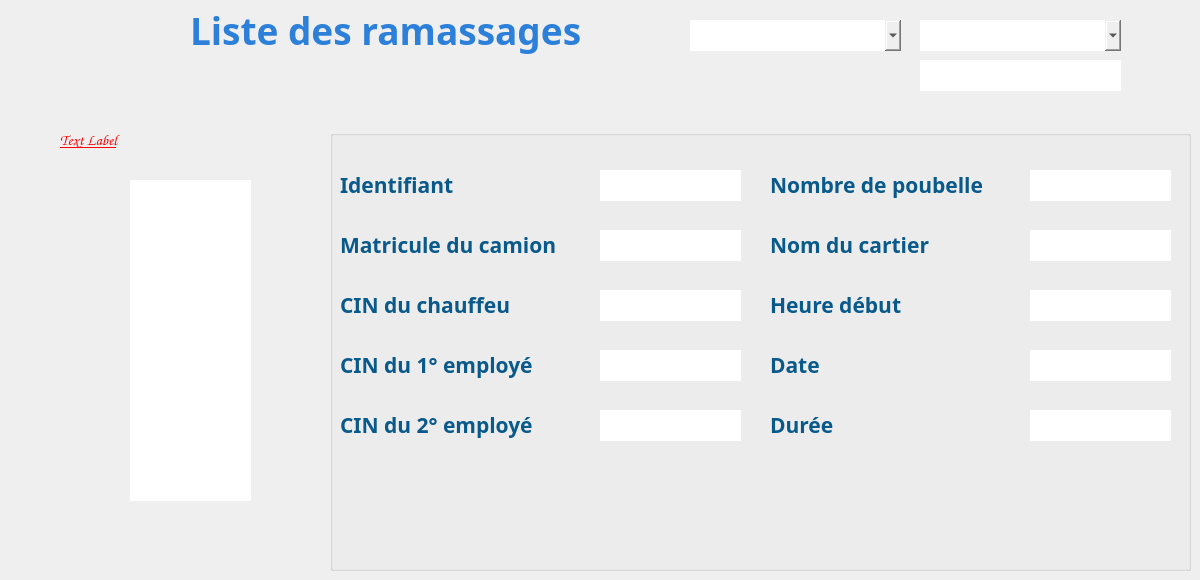
      <widget class="QWidget" name="Consulter_Ramas">
       <property name="styleSheet">
        <string notr="true">#Consulter_Ramas {
background-color: transparent;
border-image: url(:back2.jpg);
background: none;
border: none;
background-repeat: none;
}
</string>
       </property>
       <widget class="QPushButton" name="pushButton">
        <property name="geometry">
         <rect>
          <x>20</x>
          <y>510</y>
          <width>151</width>
          <height>51</height>
         </rect>
        </property>
        <property name="styleSheet">
         <string notr="true">#pushButton {
background-color: transparent;
border-image: url(:Ajouter.png);
background: none;
border: none;
background-repeat: none;
}
</string>
        </property>
        <property name="text">
         <string/>
        </property>
       </widget>
       <widget class="QLabel" name="label_17">
        <property name="geometry">
         <rect>
          <x>190</x>
          <y>-10</y>
          <width>541</width>
          <height>81</height>
         </rect>
        </property>
        <property name="font">
         <font>
          <family>Segoe Print</family>
         </font>
        </property>
        <property name="styleSheet">
         <string notr="true">#label_16 {
background-color: transparent;
background: none;
border: none;
background-repeat: none;
}
</string>
        </property>
        <property name="text">
         <string>&lt;html&gt;&lt;head/&gt;&lt;body&gt;&lt;p&gt;&lt;span style=&quot; font-size:28pt; font-weight:600; color:#2d80d9;&quot;&gt;Liste des ramassages&lt;/span&gt;&lt;/p&gt;&lt;/body&gt;&lt;/html&gt;</string>
        </property>
        <property name="textFormat">
         <enum>Qt::AutoText</enum>
        </property>
        <property name="scaledContents">
         <bool>false</bool>
        </property>
       </widget>
       <widget class="QPushButton" name="pushButton_Menu_Environ_Aff">
        <property name="geometry">
         <rect>
          <x>10</x>
          <y>0</y>
          <width>41</width>
          <height>41</height>
         </rect>
        </property>
        <property name="styleSheet">
         <string notr="true">#pushButton_Menu_Environ_Aff {
background-color: transparent;
border-image: url(:Menu.png);
background: none;
border: none;
background-repeat: none;
}
</string>
        </property>
        <property name="text">
         <string/>
        </property>
       </widget>
       <widget class="QPushButton" name="pushButton_Close_Envir_2">
        <property name="geometry">
         <rect>
          <x>1130</x>
          <y>10</y>
          <width>31</width>
          <height>31</height>
         </rect>
        </property>
        <property name="styleSheet">
         <string notr="true">#pushButton_Close_Envir_2 {
background-color: transparent;
border-image: url(:close.png);
background: none;
border: none;
background-repeat: none;
}
</string>
        </property>
        <property name="text">
         <string/>
        </property>
       </widget>
       <widget class="QLineEdit" name="lineEdit_recherche_R">
        <property name="geometry">
         <rect>
          <x>920</x>
          <y>60</y>
          <width>201</width>
          <height>31</height>
         </rect>
        </property>
        <property name="font">
         <font>
          <family>Javanese Text</family>
          <pointsize>9</pointsize>
         </font>
        </property>
        <property name="styleSheet">
         <string notr="true">#lineEdit_recherche_R{
background-color: transparent;
border-image: url(:champs.png);
background: none;
border: none;
background-repeat: none;
}
</string>
        </property>
        <property name="text">
         <string/>
        </property>
       </widget>
       <widget class="QGroupBox" name="groupBox_2">
        <property name="geometry">
         <rect>
          <x>330</x>
          <y>130</y>
          <width>861</width>
          <height>441</height>
         </rect>
        </property>
        <property name="font">
         <font>
          <family>Segoe Print</family>
          <pointsize>15</pointsize>
         </font>
        </property>
        <property name="title">
         <string/>
        </property>
        <widget class="QLineEdit" name="lineEdit_ID_Ramas_Aff">
         <property name="geometry">
          <rect>
           <x>270</x>
           <y>40</y>
           <width>141</width>
           <height>31</height>
          </rect>
         </property>
         <property name="font">
          <font>
           <family>Javanese Text</family>
           <pointsize>12</pointsize>
          </font>
         </property>
         <property name="styleSheet">
          <string notr="true">#lineEdit_ID_Ramas_Aff{
background-color: transparent;
border-image: url(:champs.png);
background: none;
border: none;
background-repeat: none;
}
</string>
         </property>
         <property name="alignment">
          <set>Qt::AlignCenter</set>
         </property>
         <property name="readOnly">
          <bool>true</bool>
         </property>
         <property name="clearButtonEnabled">
          <bool>false</bool>
         </property>
        </widget>
        <widget class="QLineEdit" name="lineEdit_Matricule_Aff">
         <property name="geometry">
          <rect>
           <x>270</x>
           <y>100</y>
           <width>141</width>
           <height>31</height>
          </rect>
         </property>
         <property name="font">
          <font>
           <family>Javanese Text</family>
           <pointsize>12</pointsize>
          </font>
         </property>
         <property name="styleSheet">
          <string notr="true">#lineEdit_Matricule_Aff{
background-color: transparent;
border-image: url(:champs.png);
background: none;
border: none;
background-repeat: none;
}
</string>
         </property>
         <property name="alignment">
          <set>Qt::AlignCenter</set>
         </property>
         <property name="readOnly">
          <bool>true</bool>
         </property>
         <property name="clearButtonEnabled">
          <bool>false</bool>
         </property>
        </widget>
        <widget class="QLineEdit" name="lineEdit_IDChauffeur_Aff">
         <property name="geometry">
          <rect>
           <x>270</x>
           <y>160</y>
           <width>141</width>
           <height>31</height>
          </rect>
         </property>
         <property name="font">
          <font>
           <family>Javanese Text</family>
           <pointsize>12</pointsize>
          </font>
         </property>
         <property name="styleSheet">
          <string notr="true">#lineEdit_IDChauffeur_Aff{
background-color: transparent;
border-image: url(:champs.png);
background: none;
border: none;
background-repeat: none;
}
</string>
         </property>
         <property name="alignment">
          <set>Qt::AlignCenter</set>
         </property>
         <property name="readOnly">
          <bool>true</bool>
         </property>
         <property name="clearButtonEnabled">
          <bool>false</bool>
         </property>
        </widget>
        <widget class="QLineEdit" name="lineEdit_IDEmploye1_Aff">
         <property name="geometry">
          <rect>
           <x>270</x>
           <y>220</y>
           <width>141</width>
           <height>31</height>
          </rect>
         </property>
         <property name="font">
          <font>
           <family>Javanese Text</family>
           <pointsize>12</pointsize>
          </font>
         </property>
         <property name="styleSheet">
          <string notr="true">#lineEdit_IDEmploye1_Aff{
background-color: transparent;
border-image: url(:champs.png);
background: none;
border: none;
background-repeat: none;
}
</string>
         </property>
         <property name="alignment">
          <set>Qt::AlignCenter</set>
         </property>
         <property name="readOnly">
          <bool>true</bool>
         </property>
         <property name="clearButtonEnabled">
          <bool>false</bool>
         </property>
        </widget>
        <widget class="QLineEdit" name="lineEdit_IDEmploye2_Aff">
         <property name="geometry">
          <rect>
           <x>270</x>
           <y>280</y>
           <width>141</width>
           <height>31</height>
          </rect>
         </property>
         <property name="font">
          <font>
           <family>Javanese Text</family>
           <pointsize>12</pointsize>
          </font>
         </property>
         <property name="styleSheet">
          <string notr="true">#lineEdit_IDEmploye2_Aff{
background-color: transparent;
border-image: url(:champs.png);
background: none;
border: none;
background-repeat: none;
}
</string>
         </property>
         <property name="alignment">
          <set>Qt::AlignCenter</set>
         </property>
         <property name="readOnly">
          <bool>true</bool>
         </property>
         <property name="clearButtonEnabled">
          <bool>false</bool>
         </property>
        </widget>
        <widget class="QLabel" name="label_14">
         <property name="geometry">
          <rect>
           <x>10</x>
           <y>100</y>
           <width>241</width>
           <height>31</height>
          </rect>
         </property>
         <property name="palette">
          <palette>
           <active>
            <colorrole role="WindowText">
             <brush brushstyle="SolidPattern">
              <color alpha="255">
               <red>4</red>
               <green>7</green>
               <blue>62</blue>
              </color>
             </brush>
            </colorrole>
           </active>
           <inactive>
            <colorrole role="WindowText">
             <brush brushstyle="SolidPattern">
              <color alpha="255">
               <red>4</red>
               <green>7</green>
               <blue>62</blue>
              </color>
             </brush>
            </colorrole>
           </inactive>
           <disabled>
            <colorrole role="WindowText">
             <brush brushstyle="SolidPattern">
              <color alpha="255">
               <red>120</red>
               <green>120</green>
               <blue>120</blue>
              </color>
             </brush>
            </colorrole>
           </disabled>
          </palette>
         </property>
         <property name="font">
          <font>
           <family>Corbel</family>
          </font>
         </property>
         <property name="text">
          <string>&lt;html&gt;&lt;head/&gt;&lt;body&gt;&lt;p&gt;&lt;span style=&quot; font-size:16pt; font-weight:600; color:#09598b;&quot;&gt;Matricule du camion&lt;/span&gt;&lt;/p&gt;&lt;/body&gt;&lt;/html&gt;</string>
         </property>
        </widget>
        <widget class="QLabel" name="label_55">
         <property name="geometry">
          <rect>
           <x>10</x>
           <y>160</y>
           <width>171</width>
           <height>31</height>
          </rect>
         </property>
         <property name="palette">
          <palette>
           <active>
            <colorrole role="WindowText">
             <brush brushstyle="SolidPattern">
              <color alpha="255">
               <red>4</red>
               <green>7</green>
               <blue>62</blue>
              </color>
             </brush>
            </colorrole>
           </active>
           <inactive>
            <colorrole role="WindowText">
             <brush brushstyle="SolidPattern">
              <color alpha="255">
               <red>4</red>
               <green>7</green>
               <blue>62</blue>
              </color>
             </brush>
            </colorrole>
           </inactive>
           <disabled>
            <colorrole role="WindowText">
             <brush brushstyle="SolidPattern">
              <color alpha="255">
               <red>120</red>
               <green>120</green>
               <blue>120</blue>
              </color>
             </brush>
            </colorrole>
           </disabled>
          </palette>
         </property>
         <property name="font">
          <font>
           <family>Corbel</family>
          </font>
         </property>
         <property name="text">
          <string>&lt;html&gt;&lt;head/&gt;&lt;body&gt;&lt;p&gt;&lt;span style=&quot; font-size:16pt; font-weight:600; color:#09598b;&quot;&gt;CIN du chauffeur &lt;/span&gt;&lt;/p&gt;&lt;/body&gt;&lt;/html&gt;</string>
         </property>
        </widget>
        <widget class="QLabel" name="label_56">
         <property name="geometry">
          <rect>
           <x>10</x>
           <y>220</y>
           <width>231</width>
           <height>31</height>
          </rect>
         </property>
         <property name="font">
          <font>
           <family>Corbel</family>
          </font>
         </property>
         <property name="text">
          <string>&lt;html&gt;&lt;head/&gt;&lt;body&gt;&lt;p&gt;&lt;span style=&quot; font-size:16pt; font-weight:600; color:#09598b;&quot;&gt;CIN du 1° employé&lt;/span&gt;&lt;/p&gt;&lt;/body&gt;&lt;/html&gt;</string>
         </property>
        </widget>
        <widget class="QLabel" name="label_57">
         <property name="geometry">
          <rect>
           <x>10</x>
           <y>280</y>
           <width>231</width>
           <height>31</height>
          </rect>
         </property>
         <property name="font">
          <font>
           <family>Corbel</family>
          </font>
         </property>
         <property name="text">
          <string>&lt;html&gt;&lt;head/&gt;&lt;body&gt;&lt;p&gt;&lt;span style=&quot; font-size:16pt; font-weight:600; color:#09598b;&quot;&gt;CIN du 2° employé&lt;/span&gt;&lt;/p&gt;&lt;/body&gt;&lt;/html&gt;</string>
         </property>
        </widget>
        <widget class="QLabel" name="label_59">
         <property name="geometry">
          <rect>
           <x>440</x>
           <y>220</y>
           <width>151</width>
           <height>31</height>
          </rect>
         </property>
         <property name="font">
          <font>
           <family>Corbel</family>
           <pointsize>12</pointsize>
          </font>
         </property>
         <property name="text">
          <string>&lt;html&gt;&lt;head/&gt;&lt;body&gt;&lt;p&gt;&lt;span style=&quot; font-size:16pt; font-weight:600; color:#09598b;&quot;&gt;Date &lt;/span&gt;&lt;/p&gt;&lt;/body&gt;&lt;/html&gt;</string>
         </property>
        </widget>
        <widget class="QLabel" name="label_18">
         <property name="geometry">
          <rect>
           <x>440</x>
           <y>40</y>
           <width>241</width>
           <height>31</height>
          </rect>
         </property>
         <property name="font">
          <font>
           <family>Corbel</family>
           <pointsize>12</pointsize>
          </font>
         </property>
         <property name="text">
          <string>&lt;html&gt;&lt;head/&gt;&lt;body&gt;&lt;p&gt;&lt;span style=&quot; font-size:16pt; font-weight:600; color:#09598b;&quot;&gt;Nombre de poubelle&lt;/span&gt;&lt;/p&gt;&lt;/body&gt;&lt;/html&gt;</string>
         </property>
        </widget>
        <widget class="QLabel" name="label_19">
         <property name="geometry">
          <rect>
           <x>440</x>
           <y>100</y>
           <width>221</width>
           <height>31</height>
          </rect>
         </property>
         <property name="font">
          <font>
           <family>Corbel</family>
           <pointsize>12</pointsize>
          </font>
         </property>
         <property name="text">
          <string>&lt;html&gt;&lt;head/&gt;&lt;body&gt;&lt;p&gt;&lt;span style=&quot; font-size:16pt; font-weight:600; color:#09598b;&quot;&gt;Nom du cartier&lt;/span&gt;&lt;/p&gt;&lt;/body&gt;&lt;/html&gt;</string>
         </property>
        </widget>
        <widget class="QLineEdit" name="lineEdit_Date_Aff">
         <property name="geometry">
          <rect>
           <x>700</x>
           <y>220</y>
           <width>141</width>
           <height>31</height>
          </rect>
         </property>
         <property name="font">
          <font>
           <family>Javanese Text</family>
           <pointsize>12</pointsize>
          </font>
         </property>
         <property name="contextMenuPolicy">
          <enum>Qt::NoContextMenu</enum>
         </property>
         <property name="styleSheet">
          <string notr="true">#lineEdit_Date_Aff{
background-color: transparent;
border-image: url(:champs.png);
background: none;
border: none;
background-repeat: none;
}
</string>
         </property>
         <property name="alignment">
          <set>Qt::AlignCenter</set>
         </property>
         <property name="readOnly">
          <bool>true</bool>
         </property>
         <property name="clearButtonEnabled">
          <bool>false</bool>
         </property>
        </widget>
        <widget class="QLineEdit" name="lineEdit_NomCartier_Aff">
         <property name="geometry">
          <rect>
           <x>700</x>
           <y>100</y>
           <width>141</width>
           <height>31</height>
          </rect>
         </property>
         <property name="font">
          <font>
           <family>Javanese Text</family>
           <pointsize>12</pointsize>
          </font>
         </property>
         <property name="cursor">
          <cursorShape>IBeamCursor</cursorShape>
         </property>
         <property name="styleSheet">
          <string notr="true">#lineEdit_NomCartier_Aff{
background-color: transparent;
border-image: url(:champs.png);
background: none;
border: none;
background-repeat: none;
}
</string>
         </property>
         <property name="alignment">
          <set>Qt::AlignCenter</set>
         </property>
         <property name="readOnly">
          <bool>true</bool>
         </property>
         <property name="clearButtonEnabled">
          <bool>false</bool>
         </property>
        </widget>
        <widget class="QLineEdit" name="lineEdit_HeureDebut_Aff">
         <property name="geometry">
          <rect>
           <x>700</x>
           <y>160</y>
           <width>141</width>
           <height>31</height>
          </rect>
         </property>
         <property name="font">
          <font>
           <family>Javanese Text</family>
           <pointsize>12</pointsize>
          </font>
         </property>
         <property name="styleSheet">
          <string notr="true">#lineEdit_HeureDebut_Aff{
background-color: transparent;
border-image: url(:champs.png);
background: none;
border: none;
background-repeat: none;
}
</string>
         </property>
         <property name="alignment">
          <set>Qt::AlignCenter</set>
         </property>
         <property name="readOnly">
          <bool>true</bool>
         </property>
         <property name="clearButtonEnabled">
          <bool>false</bool>
         </property>
        </widget>
        <widget class="QLineEdit" name="lineEdit_NbPoubelle_Aff">
         <property name="geometry">
          <rect>
           <x>700</x>
           <y>40</y>
           <width>141</width>
           <height>31</height>
          </rect>
         </property>
         <property name="font">
          <font>
           <family>Javanese Text</family>
           <pointsize>12</pointsize>
          </font>
         </property>
         <property name="styleSheet">
          <string notr="true">#lineEdit_NbPoubelle_Aff{
background-color: transparent;
border-image: url(:champs.png);
background: none;
border: none;
background-repeat: none;
}
</string>
         </property>
         <property name="alignment">
          <set>Qt::AlignCenter</set>
         </property>
         <property name="readOnly">
          <bool>true</bool>
         </property>
         <property name="clearButtonEnabled">
          <bool>false</bool>
         </property>
        </widget>
        <widget class="QLabel" name="label_12">
         <property name="geometry">
          <rect>
           <x>440</x>
           <y>160</y>
           <width>161</width>
           <height>31</height>
          </rect>
         </property>
         <property name="font">
          <font>
           <family>Corbel</family>
           <pointsize>12</pointsize>
          </font>
         </property>
         <property name="text">
          <string>&lt;html&gt;&lt;head/&gt;&lt;body&gt;&lt;p&gt;&lt;span style=&quot; font-size:16pt; font-weight:600; color:#09598b;&quot;&gt;Heure début&lt;/span&gt;&lt;/p&gt;&lt;/body&gt;&lt;/html&gt;</string>
         </property>
        </widget>
        <widget class="QLabel" name="label_60">
         <property name="geometry">
          <rect>
           <x>440</x>
           <y>280</y>
           <width>119</width>
           <height>31</height>
          </rect>
         </property>
         <property name="font">
          <font>
           <family>Corbel</family>
           <pointsize>12</pointsize>
          </font>
         </property>
         <property name="text">
          <string>&lt;html&gt;&lt;head/&gt;&lt;body&gt;&lt;p&gt;&lt;span style=&quot; font-size:16pt; font-weight:600; color:#09598b;&quot;&gt;Durée&lt;/span&gt;&lt;/p&gt;&lt;/body&gt;&lt;/html&gt;</string>
         </property>
        </widget>
        <widget class="QLineEdit" name="lineEdit_Duree_Aff">
         <property name="geometry">
          <rect>
           <x>700</x>
           <y>280</y>
           <width>141</width>
           <height>31</height>
          </rect>
         </property>
         <property name="font">
          <font>
           <family>Javanese Text</family>
           <pointsize>12</pointsize>
          </font>
         </property>
         <property name="styleSheet">
          <string notr="true">#lineEdit_Duree_Aff{
background-color: transparent;
border-image: url(:champs.png);
background: none;
border: none;
background-repeat: none;
}
</string>
         </property>
         <property name="alignment">
          <set>Qt::AlignCenter</set>
         </property>
         <property name="readOnly">
          <bool>true</bool>
         </property>
         <property name="clearButtonEnabled">
          <bool>false</bool>
         </property>
        </widget>
        <widget class="QPushButton" name="pushButton_MAJ_Ramas">
         <property name="geometry">
          <rect>
           <x>520</x>
           <y>320</y>
           <width>121</width>
           <height>121</height>
          </rect>
         </property>
         <property name="styleSheet">
          <string notr="true">#pushButton_MAJ_Ramas{
background-color: transparent;
border-image: none;
background: none;
border: none;
background-repeat: none;
}
</string>
         </property>
         <property name="text">
          <string/>
         </property>
        </widget>
        <widget class="QPushButton" name="pushButton_Delete_Ramas">
         <property name="geometry">
          <rect>
           <x>590</x>
           <y>320</y>
           <width>111</width>
           <height>111</height>
          </rect>
         </property>
         <property name="font">
          <font>
           <pointsize>47</pointsize>
          </font>
         </property>
         <property name="styleSheet">
          <string notr="true">#pushButton_Delete_Ramas{
background-color: transparent;
border-image:none; 
background: none;
border: none;
background-repeat: none;
}
</string>
         </property>
         <property name="text">
          <string/>
         </property>
        </widget>
        <widget class="QPushButton" name="pushButton_Print">
         <property name="geometry">
          <rect>
           <x>10</x>
           <y>330</y>
           <width>121</width>
           <height>101</height>
          </rect>
         </property>
         <property name="font">
          <font>
           <pointsize>47</pointsize>
          </font>
         </property>
         <property name="styleSheet">
          <string notr="true">#pushButton_Print{
background-color: transparent;
border-image:none; 
background: none;
border: none;
background-repeat: none;
}
</string>
         </property>
         <property name="text">
          <string/>
         </property>
        </widget>
        <widget class="QLabel" name="label_159">
         <property name="geometry">
          <rect>
           <x>10</x>
           <y>40</y>
           <width>131</width>
           <height>31</height>
          </rect>
         </property>
         <property name="palette">
          <palette>
           <active>
            <colorrole role="WindowText">
             <brush brushstyle="SolidPattern">
              <color alpha="255">
               <red>4</red>
               <green>7</green>
               <blue>62</blue>
              </color>
             </brush>
            </colorrole>
           </active>
           <inactive>
            <colorrole role="WindowText">
             <brush brushstyle="SolidPattern">
              <color alpha="255">
               <red>4</red>
               <green>7</green>
               <blue>62</blue>
              </color>
             </brush>
            </colorrole>
           </inactive>
           <disabled>
            <colorrole role="WindowText">
             <brush brushstyle="SolidPattern">
              <color alpha="255">
               <red>120</red>
               <green>120</green>
               <blue>120</blue>
              </color>
             </brush>
            </colorrole>
           </disabled>
          </palette>
         </property>
         <property name="font">
          <font>
           <family>Corbel</family>
          </font>
         </property>
         <property name="text">
          <string>&lt;html&gt;&lt;head/&gt;&lt;body&gt;&lt;p&gt;&lt;span style=&quot; font-size:16pt; font-weight:600; color:#09598b;&quot;&gt;Identifiant&lt;/span&gt;&lt;/p&gt;&lt;/body&gt;&lt;/html&gt;</string>
         </property>
        </widget>
       </widget>
       <widget class="QPushButton" name="pushButton_Icon_serachR">
        <property name="geometry">
         <rect>
          <x>1090</x>
          <y>70</y>
          <width>31</width>
          <height>31</height>
         </rect>
        </property>
        <property name="styleSheet">
         <string notr="true">#pushButton_Icon_serachR{
background-color: transparent;
border-image: none;
background: none;
border: none;
background-repeat: none;
}
</string>
        </property>
        <property name="text">
         <string/>
        </property>
       </widget>
       <widget class="QTableView" name="tableView_Ramas">
        <property name="geometry">
         <rect>
          <x>130</x>
          <y>180</y>
          <width>121</width>
          <height>321</height>
         </rect>
        </property>
        <property name="font">
         <font>
          <family>Javanese Text</family>
          <pointsize>14</pointsize>
         </font>
        </property>
        <property name="styleSheet">
         <string notr="true">#tableView_Ramas {
background-color: transparent;
border-image: url(:LL.jpg);
background: none;
border: none;
background-repeat: none;
}
</string>
        </property>
        <property name="frameShape">
         <enum>QFrame::Box</enum>
        </property>
        <property name="frameShadow">
         <enum>QFrame::Plain</enum>
        </property>
        <property name="lineWidth">
         <number>0</number>
        </property>
        <property name="sizeAdjustPolicy">
         <enum>QAbstractScrollArea::AdjustToContents</enum>
        </property>
        <property name="showDropIndicator" stdset="0">
         <bool>true</bool>
        </property>
        <property name="alternatingRowColors">
         <bool>true</bool>
        </property>
        <property name="selectionMode">
         <enum>QAbstractItemView::SingleSelection</enum>
        </property>
        <property name="selectionBehavior">
         <enum>QAbstractItemView::SelectRows</enum>
        </property>
        <property name="showGrid">
         <bool>false</bool>
        </property>
        <property name="gridStyle">
         <enum>Qt::NoPen</enum>
        </property>
        <property name="sortingEnabled">
         <bool>true</bool>
        </property>
        <property name="wordWrap">
         <bool>true</bool>
        </property>
       </widget>
       <widget class="QPushButton" name="pushButton_StatR">
        <property name="geometry">
         <rect>
          <x>760</x>
          <y>50</y>
          <width>75</width>
          <height>61</height>
         </rect>
        </property>
        <property name="styleSheet">
         <string notr="true">#pushButton_StatR{
background-color: transparent;
border-image: url(:LogoStats.png);
background: none;
border: none;
background-repeat: none;
}
</string>
        </property>
        <property name="text">
         <string/>
        </property>
       </widget>
       <widget class="QComboBox" name="comboBox_TypeRech_Ramas">
        <property name="geometry">
         <rect>
          <x>920</x>
          <y>20</y>
          <width>201</width>
          <height>31</height>
         </rect>
        </property>
        <property name="font">
         <font>
          <family>Javanese Text</family>
          <pointsize>9</pointsize>
          <weight>50</weight>
          <bold>false</bold>
         </font>
        </property>
        <property name="styleSheet">
         <string notr="true">#comboBox_TypeRech_Ramas{
background-color: transparent;
border-image: url(:champs.png);
background: none;
border: none;
background-repeat: none;
}
</string>
        </property>
       </widget>
       <widget class="QComboBox" name="comboBox_Type_Tri">
        <property name="geometry">
         <rect>
          <x>690</x>
          <y>20</y>
          <width>211</width>
          <height>31</height>
         </rect>
        </property>
        <property name="font">
         <font>
          <family>Javanese Text</family>
          <pointsize>9</pointsize>
          <weight>50</weight>
          <bold>false</bold>
         </font>
        </property>
        <property name="styleSheet">
         <string notr="true">#comboBox_Type_Tri{
background-color: transparent;
border-image: url(:champs.png);
background: none;
border: none;
background-repeat: none;
}
</string>
        </property>
       </widget>
       <widget class="QLabel" name="tri_ramassage">
        <property name="geometry">
         <rect>
          <x>60</x>
          <y>110</y>
          <width>241</width>
          <height>61</height>
         </rect>
        </property>
        <property name="palette">
         <palette>
          <active>
           <colorrole role="WindowText">
            <brush brushstyle="SolidPattern">
             <color alpha="255">
              <red>255</red>
              <green>0</green>
              <blue>0</blue>
             </color>
            </brush>
           </colorrole>
          </active>
          <inactive>
           <colorrole role="WindowText">
            <brush brushstyle="SolidPattern">
             <color alpha="255">
              <red>255</red>
              <green>0</green>
              <blue>0</blue>
             </color>
            </brush>
           </colorrole>
          </inactive>
          <disabled>
           <colorrole role="WindowText">
            <brush brushstyle="SolidPattern">
             <color alpha="255">
              <red>120</red>
              <green>120</green>
              <blue>120</blue>
             </color>
            </brush>
           </colorrole>
          </disabled>
         </palette>
        </property>
        <property name="font">
         <font>
          <family>Comic Sans MS</family>
          <pointsize>11</pointsize>
          <weight>75</weight>
          <bold>true</bold>
          <underline>true</underline>
         </font>
        </property>
        <property name="layoutDirection">
         <enum>Qt::LeftToRight</enum>
        </property>
        <property name="text">
         <string>&lt;html&gt;&lt;head/&gt;&lt;body&gt;&lt;p&gt;&lt;span style=&quot; color:#ff0000;&quot;&gt;Text Label&lt;/span&gt;&lt;/p&gt;&lt;/body&gt;&lt;/html&gt;</string>
        </property>
        <property name="scaledContents">
         <bool>false</bool>
        </property>
       </widget>
       <widget class="QWidget" name="widget_clock2" native="true">
        <property name="geometry">
         <rect>
          <x>60</x>
          <y>10</y>
          <width>121</width>
          <height>101</height>
         </rect>
        </property>
       </widget>
       <widget class="QPushButton" name="pushButton_Disab">
        <property name="geometry">
         <rect>
          <x>20</x>
          <y>510</y>
          <width>151</width>
          <height>51</height>
         </rect>
        </property>
        <property name="styleSheet">
         <string notr="true">#pushButton_Disab{
background-color: transparent;
border-image: url(:Disabled_Envi.png);
background: none;
border: none;
background-repeat: none;
}</string>
        </property>
        <property name="text">
         <string/>
        </property>
       </widget>
       <zorder>tableView_Ramas</zorder>
       <zorder>label_17</zorder>
       <zorder>groupBox_2</zorder>
       <zorder>pushButton</zorder>
       <zorder>pushButton_Menu_Environ_Aff</zorder>
       <zorder>pushButton_Close_Envir_2</zorder>
       <zorder>lineEdit_recherche_R</zorder>
       <zorder>pushButton_Icon_serachR</zorder>
       <zorder>pushButton_StatR</zorder>
       <zorder>comboBox_TypeRech_Ramas</zorder>
       <zorder>comboBox_Type_Tri</zorder>
       <zorder>tri_ramassage</zorder>
       <zorder>widget_clock2</zorder>
       <zorder>pushButton_Disab</zorder>
      </widget>
